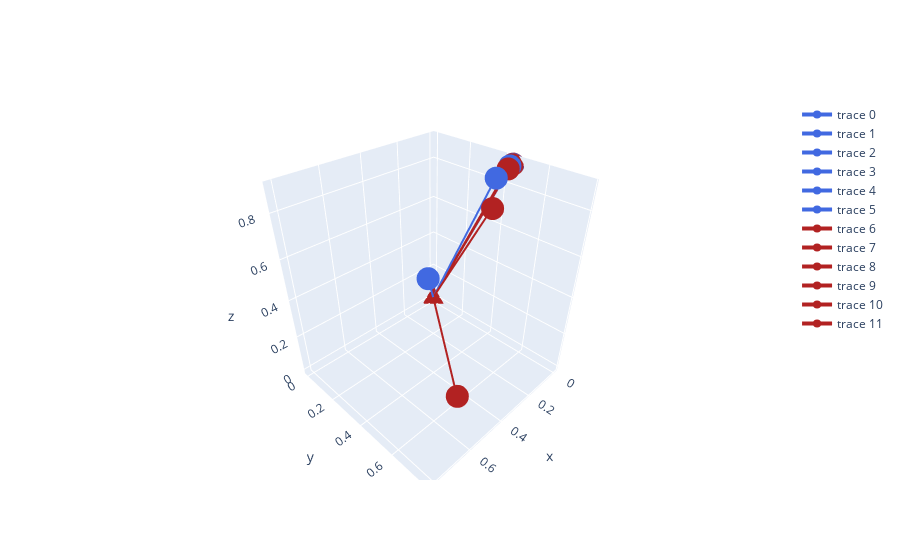

Notebook cell for this chart:
### Code cell
fig = go.Figure()

for i in range(len(v0)):
    fig.add_trace(go.Scatter3d(
        x = [0, v0[i,0]],
        y = [0, v0[i,1]],
        z = [0, v0[i,2]],
        line = dict(
            color = 'royalblue',
            width = 4
        )
    ))

for i in range(len(v1)):
    fig.add_trace(go.Scatter3d(
        x = [0, v1[i,0]],
        y = [0, v1[i,1]],
        z = [0, v1[i,2]],
        line = dict(
            color = 'firebrick',
            width = 4
        )
    ))
    
fig.show()

### Figure 1 — Plotly figure (JSON) as saved in the notebook; plotly's stock layout.template omitted (floating-point values rounded to 4 significant figures)
{"data": [{"line": {"color": "royalblue", "width": 4}, "type": "scatter3d", "x": [0, 0.8075], "y": [0, 0.7798], "z": [0, 0.8809]}, {"line": {"color": "royalblue", "width": 4}, "type": "scatter3d", "x": [0, 0.1281], "y": [0, 0.4649], "z": [0, 0.876]}, {"line": {"color": "royalblue", "width": 4}, "type": "scatter3d", "x": [0, 0.02348], "y": [0, 0.4491], "z": [0, 0.8932]}, {"line": {"color": "royalblue", "width": 4}, "type": "scatter3d", "x": [0, 0.00427], "y": [0, 0.4474], "z": [0, 0.8943]}, {"line": {"color": "royalblue", "width": 4}, "type": "scatter3d", "x": [0, 0.0007764], "y": [0, 0.4472], "z": [0, 0.8944]}, {"line": {"color": "royalblue", "width": 4}, "type": "scatter3d", "x": [0, 0.0001412], "y": [0, 0.4472], "z": [0, 0.8944]}, {"line": {"color": "firebrick", "width": 4}, "type": "scatter3d", "x": [0, 0.5228], "y": [0, 0.6557], "z": [0, 0.109]}, {"line": {"color": "firebrick", "width": 4}, "type": "scatter3d", "x": [0, 0.2347], "y": [0, 0.5393], "z": [0, 0.8087]}, {"line": {"color": "firebrick", "width": 4}, "type": "scatter3d", "x": [0, 0.04419], "y": [0, 0.4569], "z": [0, 0.8884]}, {"line": {"color": "firebrick", "width": 4}, "type": "scatter3d", "x": [0, 0.008043], "y": [0, 0.4481], "z": [0, 0.8939]}, {"line": {"color": "firebrick", "width": 4}, "type": "scatter3d", "x": [0, 0.001462], "y": [0, 0.4473], "z": [0, 0.8944]}, {"line": {"color": "firebrick", "width": 4}, "type": "scatter3d", "x": [0, 0.0002659], "y": [0, 0.4472], "z": [0, 0.8944]}], "layout": {}}
